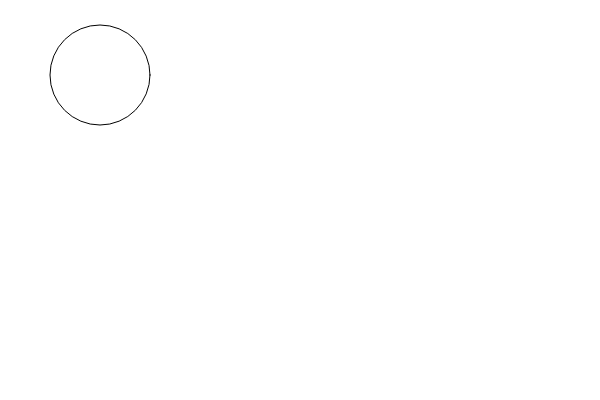
Frame 1 (no input)
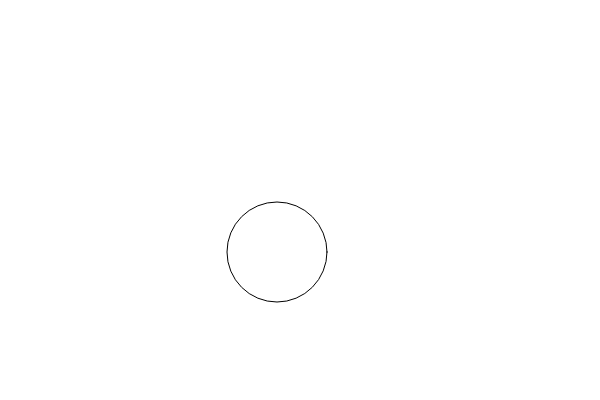
Frame 60 (no input)
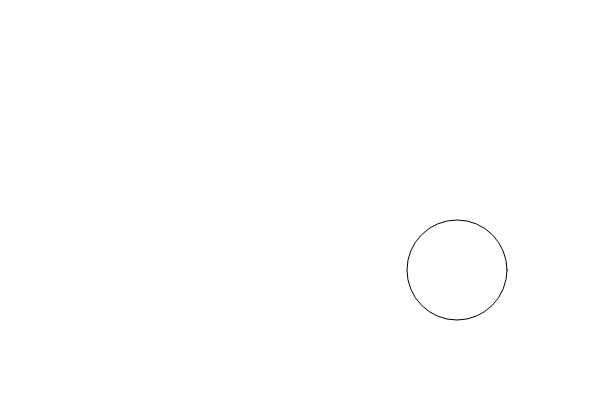
Frame 120 (the mouse pressed at the canvas centre since frame 60)

The p5.js sketch that drew these frames (run headless with seeded random() and noise() and a simulated clock; from frame 60 on, the mouse is pressed at the canvas centre):

// p5.js sketch
// ── sketch.js
let ballX = 100
let ballY = 75
let ballSpeed
let ballXDir = 3
let ballYDir = 3
let ballSwitchTime


function setup() {
    createCanvas(600, 400)
}

function draw() {
    background(255)
    circle(ballX, ballY, 100)
    ballX += ballXDir
    ballY += ballYDir
    if (ballY >= height - 50)
        ballYDir *= -1
    if (ballX >= width - 50)
        ballXDir *= -1
    if (ballY <= 50)
        ballYDir *= -1
    if (ballX <= 50)
        ballXDir *= -1
}
